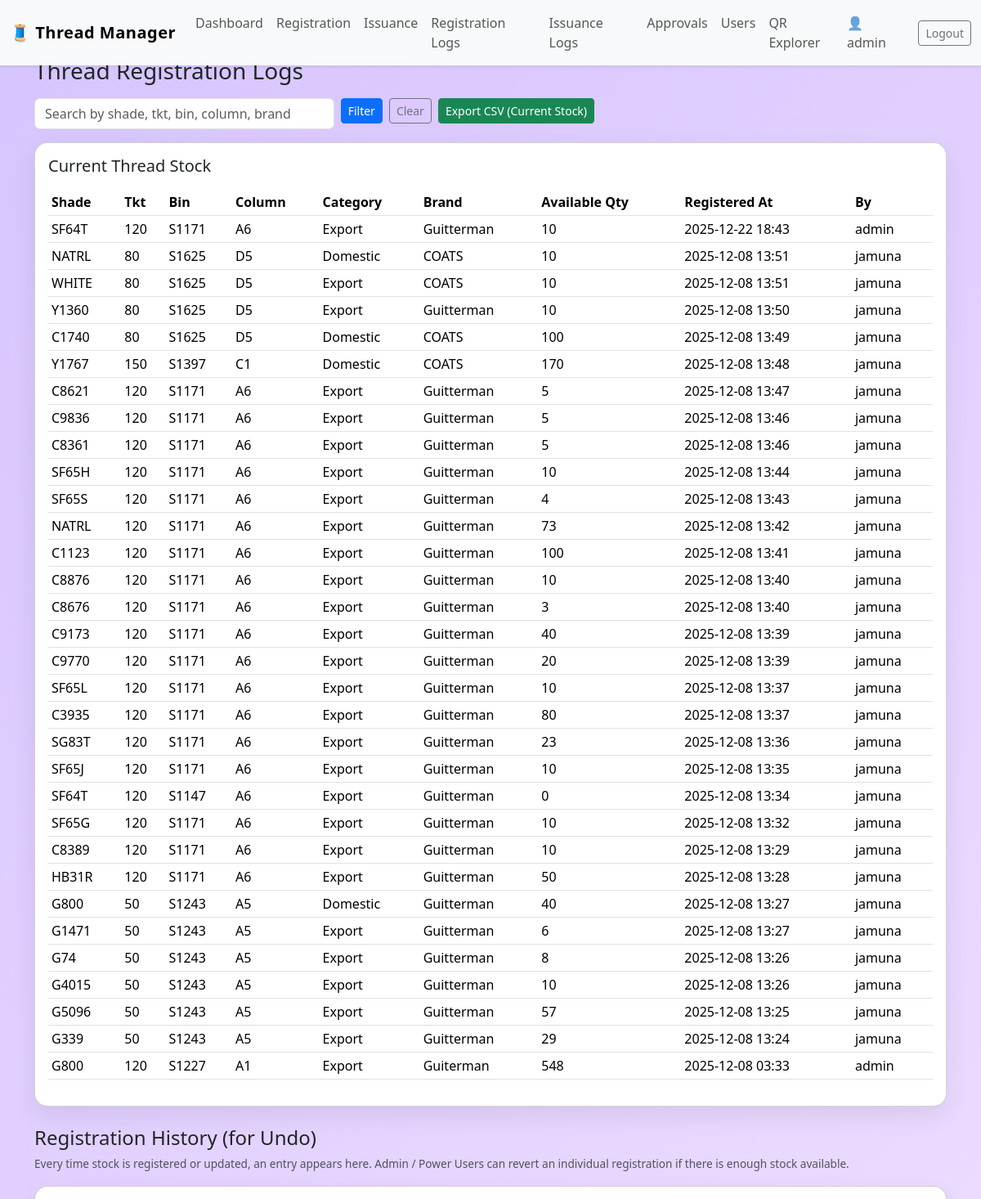
/logs/registration/ (signed in, upper part), run on the app's committed database.
### inventory/models.py (models this page shows, shortened)
class Thread(models.Model):
    CATEGORY_CHOICES = [
        ("DOMESTIC", "Domestic"),
        ("EXPORT", "Export"),
    ]
    registration_date = models.DateTimeField(auto_now_add=True)
    shade = models.CharField(max_length=100)
    tkt = models.CharField(max_length=100)
    bin_no = models.CharField(max_length=100)
    available_quantity = models.PositiveIntegerField()
    category = models.CharField(max_length=10, choices=CATEGORY_CHOICES)
    brand = models.CharField(max_length=100)
    column_name = models.CharField(max_length=100)
    created_by = models.ForeignKey(User, on_delete=models.SET_NULL, null=True)

### inventory/views.py (the view, shortened to what this page needs)
# urls.py: path("logs/registration/", views.registration_logs, name="registration_logs"),
@login_required
def registration_logs(request):
    q = request.GET.get("q", "").strip()
    threads = Thread.objects.all()
    threads = threads.order_by("-registration_date")
    reg_logs = RegistrationLog.objects.select_related("thread", "created_by")
    reg_logs = reg_logs.order_by("-created_at")
    can_revert = is_admin(request.user) or is_power(request.user)
    return render(request, "inventory/registration_logs.html", {
        "threads": threads,
        "reg_logs": reg_logs,
        "q": q,
        "can_revert": can_revert,
    })

### inventory/utils.py (called while the page is built)
def is_admin(user):
    return user.is_superuser or get_role(user) == "ADMIN"

### templates/inventory/registration_logs.html (shortened to what this page needs)
{% extends "inventory/base.html" %}
{% block content %}
<h3 class="mb-3">Thread Registration Logs</h3>
<form method="get" class="row g-2 mb-3">
    <div class="col-sm-6 col-md-4">
        <input type="text" name="q" value="{{ q }}" class="form-control"
               placeholder="Search by shade, tkt, bin, column, brand">
    </div>
    <div class="col-auto">
        <button type="submit" class="btn btn-primary btn-sm">Filter</button>
    </div>
    <div class="col-auto">
        <a href="{% url 'registration_logs' %}" class="btn btn-outline-secondary btn-sm">Clear</a>
    </div>
    <div class="col-auto">
        <a href="{% url 'registration_logs_export' %}?q={{ q }}" class="btn btn-success btn-sm">
            Export CSV (Current Stock)
        </a>
    </div>
</form>
<div class="card card-soft">
    <div class="card-body">
        <h5 class="mb-3">Current Thread Stock</h5>
        <div class="table-responsive">
            <table class="table table-sm align-middle resizable-table">
                <thead>
                    <tr>
                        <th>Shade</th>
                        <th>Tkt</th>
                        <th>Bin</th>
                        <th>Column</th>
                        <th>Category</th>
                        <th>Brand</th>
                        <th>Available Qty</th>
                        <th>Registered At</th>
                        <th>By</th>
                    </tr>
                </thead>
                <tbody>
                    {% for t in threads %}
                        <tr>
                            <td>{{ t.shade }}</td>
                            <td>{{ t.tkt }}</td>
                            <td>{{ t.bin_no }}</td>
                            <td>{{ t.column_name }}</td>
                            <td>{{ t.get_category_display }}</td>
                            <td>{{ t.brand }}</td>
                            <td>{{ t.available_quantity }}</td>
                            <td>{{ t.registration_date|date:"Y-m-d H:i" }}</td>
                            <td>{{ t.created_by.username|default:"-" }}</td>
                        </tr>
                    {% empty %}
                        <tr>
                            <td colspan="9" class="text-center text-muted">
                                No registration logs found for current stock.
                            </td>
                        </tr>
                    {% endfor %}
                </tbody>
            </table>
        </div>
    </div>
</div>
<br>
<h4 class="mb-2">Registration History (for Undo)</h4>
<p class="text-muted" style="font-size:0.85rem;">
    Every time stock is registered or updated, an entry appears here.
    Admin / Power Users can revert an individual registration if there is enough stock available.
</p>
<div class="card card-soft">
    <div class="card-body">
    </div>
</div>
{% endblock %}

### templates/inventory/base.html (shortened to what this page needs)
<!DOCTYPE html>
<html lang="en">
<head>
    <link
        href="https://cdn.jsdelivr.net/npm/bootstrap@5.3.3/dist/css/bootstrap.min.css"
        rel="stylesheet"
    >
</head>
<body>
    <nav class="navbar navbar-expand-lg navbar-light bg-light fixed-top shadow-sm">
        <div class="container-fluid">
            <a class="navbar-brand" href="{% url 'dashboard' %}">
                🧵 Thread Manager
            </a>
            <div class="collapse navbar-collapse" id="navbarNav">
                {% if user.is_authenticated %}
                <ul class="navbar-nav me-auto mb-2 mb-lg-0">
                    <li class="nav-item">
                        <a class="nav-link" href="{% url 'dashboard' %}">Dashboard</a>
                    </li>
                    <li class="nav-item">
                        <a class="nav-link" href="{% url 'register_thread' %}">Registration</a>
                    </li>
                    <li class="nav-item">
                        <a class="nav-link" href="{% url 'issuance' %}">Issuance</a>
                    </li>
                    <li class="nav-item">
                        <a class="nav-link" href="{% url 'registration_logs' %}">Registration Logs</a>
                    </li>
                    <li class="nav-item">
                        <a class="nav-link" href="{% url 'issuance_logs' %}">Issuance Logs</a>
                    </li>
                    <li class="nav-item">
                        <a class="nav-link" href="{% url 'pending_issuances' %}">Approvals</a>
                    </li>
                    {% if user.is_superuser %}
                    <li class="nav-item">
                        <a class="nav-link" href="{% url 'user_management' %}">Users</a>
                    </li>
                    <li class="nav-item">
                        <a class="nav-link" href="{% url 'qr_explorer' %}">QR Explorer</a>
                    </li>
                    {% endif %}
                </ul>
                <span class="navbar-text me-3">
                    👤 {{ user.username }}
                </span>
                <form method="post" action="{% url 'logout' %}" class="d-inline">
                    <button type="submit" class="btn btn-outline-secondary btn-sm">
                        Logout
                    </button>
                </form>
                {% endif %}
            </div>
        </div>
    </nav>
    <div class="container app-container">
        {% block content %}{% endblock %}
    </div>
</body>
</html>

### templates/inventory/base.html (style rules this page uses)
body { min-height: 100vh; background: linear-gradient(135deg, #d6c4ff, #f7e8ff); display: flex; flex-direction: column; }
.app-container { flex: 1; padding-top: 70px; padding-bottom: 40px; }
.navbar-brand { font-weight: 700; letter-spacing: 0.5px; }
.card-soft { border-radius: 1rem; box-shadow: 0 12px 30px rgba(0,0,0,0.08); }
.table thead { background-color: #f3ecff; }

### data on the page
Thread: shade "SF64T", tkt "120", bin_no "S1171", column_name "A6", category "Export", brand "Guitterman", available_quantity "10", registration_date "2025-12-22 18:43", created_by.username "admin"
Thread: shade "NATRL", tkt "80", bin_no "S1625", column_name "D5", category "Domestic", brand "COATS", available_quantity "10", registration_date "2025-12-08 13:51", created_by.username "jamuna"
Thread: shade "WHITE", tkt "80", bin_no "S1625", column_name "D5", category "Export", brand "COATS", available_quantity "10", registration_date "2025-12-08 13:51", created_by.username "jamuna"
Thread: shade "Y1360", tkt "80", bin_no "S1625", column_name "D5", category "Export", brand "Guitterman", available_quantity "10", registration_date "2025-12-08 13:50", created_by.username "jamuna"
Thread: shade "C1740", tkt "80", bin_no "S1625", column_name "D5", category "Domestic", brand "COATS", available_quantity "100", registration_date "2025-12-08 13:49", created_by.username "jamuna"
Thread: shade "Y1767", tkt "150", bin_no "S1397", column_name "C1", category "Domestic", brand "COATS", available_quantity "170", registration_date "2025-12-08 13:48", created_by.username "jamuna"
Thread: shade "C8621", tkt "120", bin_no "S1171", column_name "A6", category "Export", brand "Guitterman", available_quantity "5", registration_date "2025-12-08 13:47", created_by.username "jamuna"
Thread: shade "C9836", tkt "120", bin_no "S1171", column_name "A6", category "Export", brand "Guitterman", available_quantity "5", registration_date "2025-12-08 13:46", created_by.username "jamuna"
Thread: shade "C8361", tkt "120", bin_no "S1171", column_name "A6", category "Export", brand "Guitterman", available_quantity "5", registration_date "2025-12-08 13:46", created_by.username "jamuna"
Thread: shade "SF65H", tkt "120", bin_no "S1171", column_name "A6", category "Export", brand "Guitterman", available_quantity "10", registration_date "2025-12-08 13:44", created_by.username "jamuna"
Thread: shade "SF65S", tkt "120", bin_no "S1171", column_name "A6", category "Export", brand "Guitterman", available_quantity "4", registration_date "2025-12-08 13:43", created_by.username "jamuna"
Thread: shade "NATRL", tkt "120", bin_no "S1171", column_name "A6", category "Export", brand "Guitterman", available_quantity "73", registration_date "2025-12-08 13:42", created_by.username "jamuna"
Thread: shade "C1123", tkt "120", bin_no "S1171", column_name "A6", category "Export", brand "Guitterman", available_quantity "100", registration_date "2025-12-08 13:41", created_by.username "jamuna"
Thread: shade "C8876", tkt "120", bin_no "S1171", column_name "A6", category "Export", brand "Guitterman", available_quantity "10", registration_date "2025-12-08 13:40", created_by.username "jamuna"
Thread: shade "C8676", tkt "120", bin_no "S1171", column_name "A6", category "Export", brand "Guitterman", available_quantity "3", registration_date "2025-12-08 13:40", created_by.username "jamuna"
Thread: shade "C9173", tkt "120", bin_no "S1171", column_name "A6", category "Export", brand "Guitterman", available_quantity "40", registration_date "2025-12-08 13:39", created_by.username "jamuna"
Thread: shade "C9770", tkt "120", bin_no "S1171", column_name "A6", category "Export", brand "Guitterman", available_quantity "20", registration_date "2025-12-08 13:39", created_by.username "jamuna"
Thread: shade "SF65L", tkt "120", bin_no "S1171", column_name "A6", category "Export", brand "Guitterman", available_quantity "10", registration_date "2025-12-08 13:37", created_by.username "jamuna"
Thread: shade "C3935", tkt "120", bin_no "S1171", column_name "A6", category "Export", brand "Guitterman", available_quantity "80", registration_date "2025-12-08 13:37", created_by.username "jamuna"
Thread: shade "SG83T", tkt "120", bin_no "S1171", column_name "A6", category "Export", brand "Guitterman", available_quantity "23", registration_date "2025-12-08 13:36", created_by.username "jamuna"
Thread: shade "SF65J", tkt "120", bin_no "S1171", column_name "A6", category "Export", brand "Guitterman", available_quantity "10", registration_date "2025-12-08 13:35", created_by.username "jamuna"
Thread: shade "SF64T", tkt "120", bin_no "S1147", column_name "A6", category "Export", brand "Guitterman", available_quantity "0", registration_date "2025-12-08 13:34", created_by.username "jamuna"
Thread: shade "SF65G", tkt "120", bin_no "S1171", column_name "A6", category "Export", brand "Guitterman", available_quantity "10", registration_date "2025-12-08 13:32", created_by.username "jamuna"
Thread: shade "C8389", tkt "120", bin_no "S1171", column_name "A6", category "Export", brand "Guitterman", available_quantity "10", registration_date "2025-12-08 13:29", created_by.username "jamuna"
Thread: shade "HB31R", tkt "120", bin_no "S1171", column_name "A6", category "Export", brand "Guitterman", available_quantity "50", registration_date "2025-12-08 13:28", created_by.username "jamuna"
Thread: shade "G800", tkt "50", bin_no "S1243", column_name "A5", category "Domestic", brand "Guitterman", available_quantity "40", registration_date "2025-12-08 13:27", created_by.username "jamuna"
Thread: shade "G1471", tkt "50", bin_no "S1243", column_name "A5", category "Export", brand "Guitterman", available_quantity "6", registration_date "2025-12-08 13:27", created_by.username "jamuna"
Thread: shade "G74", tkt "50", bin_no "S1243", column_name "A5", category "Export", brand "Guitterman", available_quantity "8", registration_date "2025-12-08 13:26", created_by.username "jamuna"
Thread: shade "G4015", tkt "50", bin_no "S1243", column_name "A5", category "Export", brand "Guitterman", available_quantity "10", registration_date "2025-12-08 13:26", created_by.username "jamuna"
Thread: shade "G5096", tkt "50", bin_no "S1243", column_name "A5", category "Export", brand "Guitterman", available_quantity "57", registration_date "2025-12-08 13:25", created_by.username "jamuna"
Thread: shade "G339", tkt "50", bin_no "S1243", column_name "A5", category "Export", brand "Guitterman", available_quantity "29", registration_date "2025-12-08 13:24", created_by.username "jamuna"
Thread: shade "G800", tkt "120", bin_no "S1227", column_name "A1", category "Export", brand "Guiterman", available_quantity "548", registration_date "2025-12-08 03:33", created_by.username "admin"

### other printed values
{{ user.username }} "admin"
